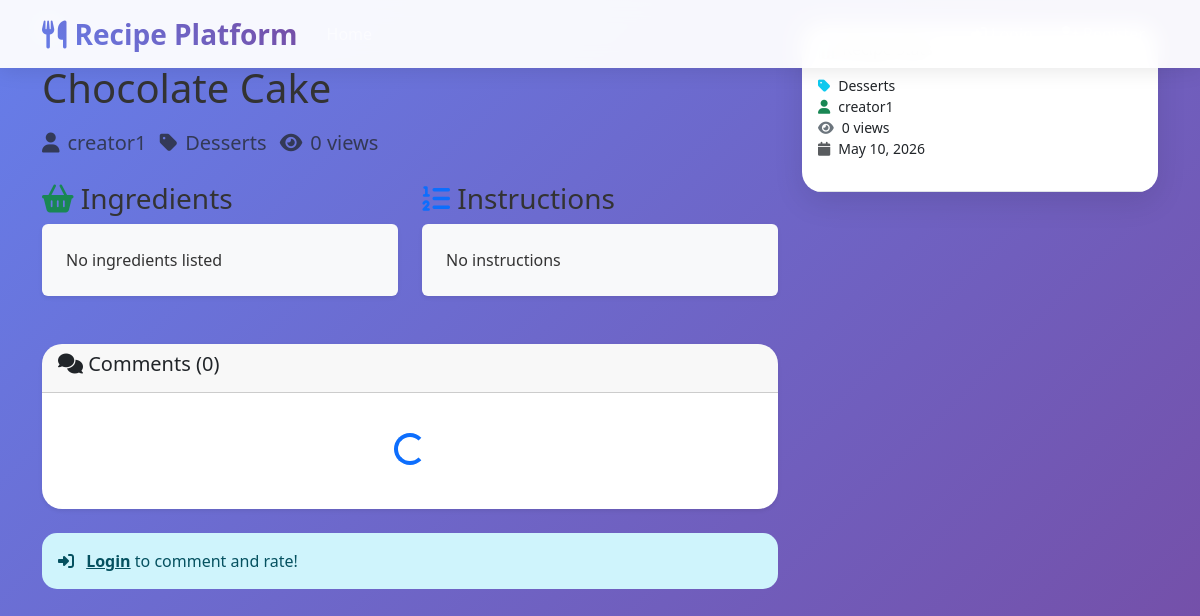
/recipe.php?id=1, run on the app's committed database.
### tables this page shows
CREATE TABLE dbproj_recipes (
    id INT PRIMARY KEY AUTO_INCREMENT,
    title VARCHAR(200) NOT NULL,
    description TEXT,
    ingredients TEXT,
    instructions TEXT,
    image_path VARCHAR(255),
    user_id INT,
    category_id INT,
    status ENUM('draft','published') DEFAULT 'draft',
    views INT DEFAULT 0,
    rating_avg DECIMAL(2,1) DEFAULT 0,
    created_at TIMESTAMP DEFAULT CURRENT_TIMESTAMP,
    FOREIGN KEY (user_id) REFERENCES dbproj_users(id),
    FULLTEXT(title, description)
);

CREATE TABLE dbproj_users (
    id INT PRIMARY KEY AUTO_INCREMENT,
    username VARCHAR(50) UNIQUE NOT NULL,
    email VARCHAR(100) UNIQUE NOT NULL,
    password VARCHAR(255) NOT NULL,
    role ENUM('viewer','creator','admin') DEFAULT 'viewer',
    created_at TIMESTAMP DEFAULT CURRENT_TIMESTAMP
);

CREATE TABLE dbproj_categories (
    id INT PRIMARY KEY AUTO_INCREMENT,
    name VARCHAR(50) NOT NULL,
    description TEXT
);

### recipe.php (the view, shortened to what this page needs)
<?php
require 'config/database.php';
$id = (int)($_GET['id'] ?? 0);
$stmt = $pdo->prepare("
    SELECT r.*, c.name as category, u.username as author
    FROM dbproj_recipes r
    JOIN dbproj_categories c ON r.category_id = c.id
    JOIN dbproj_users u ON r.user_id = u.id
    WHERE r.id = ? AND r.status = 'published'
");
$stmt->execute([$id]);
$recipe = $stmt->fetch();
$pdo->prepare("UPDATE dbproj_recipes SET views = views + 1 WHERE id = ?")->execute([$id]);
$stmt = $pdo->prepare("SELECT COUNT(*) FROM dbproj_comments WHERE recipe_id = ?");
$stmt->execute([$id]);
$commentCount = $stmt->fetchColumn();
?>
<?php include 'includes/header.php'; ?>
<div class="container mt-4">
    <div class="row">
        <div class="col-lg-8">
            <h1 class="mb-3"><?php echo htmlspecialchars($recipe['title']); ?></h1>
            <p class="text-muted mb-4 fs-5">
                <i class="fas fa-user me-2"></i><?php echo htmlspecialchars($recipe['author']); ?>
                <i class="fas fa-tag mx-2"></i><?php echo htmlspecialchars($recipe['category']); ?>
                <i class="fas fa-eye mx-2"></i><?php echo number_format($recipe['views']); ?> views
            </p>
            <div class="row mb-5">
                <div class="col-md-6">
                    <h3><i class="fas fa-shopping-basket text-success"></i> Ingredients</h3>
                    <div class="bg-light p-4 rounded shadow-sm">
                        <?php echo nl2br(htmlspecialchars($recipe['ingredients'] ?? 'No ingredients listed')); ?>
                    </div>
                </div>
                <div class="col-md-6">
                    <h3><i class="fas fa-list-ol text-primary"></i> Instructions</h3>
                    <div class="bg-light p-4 rounded shadow-sm">
                        <?php echo nl2br(htmlspecialchars($recipe['instructions'] ?? 'No instructions')); ?>
                    </div>
                </div>
            </div>
            <div class="card shadow-sm mb-4">
                <div class="card-header">
                    <h5><i class="fas fa-comments"></i> Comments (<?php echo $commentCount; ?>)</h5>
                </div>
                <div class="card-body">
                    <div id="comments-list">
                        <div class="text-center p-4">
                            <div class="spinner-border text-primary" role="status">
                            </div>
                        </div>
                    </div>
                </div>
            </div>
            <?php if(isset($_SESSION['user_id'])): ?>
            <div class="card shadow-sm">
                <div class="card-header bg-light">
                    <h6 class="mb-0"><i class="fas fa-comment-dots text-primary"></i> Add your comment</h6>
                </div>
                <div class="card-body">
                    <div id="comment-message"></div>
                    <form id="commentForm">
                        <textarea name="comment" class="form-control mb-3" rows="3"
                                  placeholder="Share your cooking experience..." required></textarea>
                        <div class="row">
                            <div class="col-md-8">
                                <select name="rating" class="form-select mb-2" required>
                                    <option value="">Choose rating</option>
                                    <option value="1">⭐ Terrible</option>
                                    <option value="2">⭐⭐ Poor</option>
                                    <option value="3">⭐⭐⭐ Average</option>
                                    <option value="4">⭐⭐⭐⭐ Good</option>
                                    <option value="5">⭐⭐⭐⭐⭐ Excellent</option>
                                </select>
                            </div>
                            <div class="col-md-4">
                                <input type="hidden" name="recipe_id" value="<?php echo $id; ?>">
                                <button type="submit" class="btn btn-primary w-100">
                                    <i class="fas fa-paper-plane"></i> Post Comment
                                </button>
                            </div>
                        </div>
                    </form>
                </div>
            </div>
            <?php else: ?>
            <div class="alert alert-info">
                <i class="fas fa-sign-in-alt me-2"></i>
                <a href="login.php" class="alert-link">Login</a> to comment and rate!
            </div>
            <?php endif; ?>
        </div>
        <div class="col-lg-4">
            <div class="card sticky-top" style="top: 20px;">
                <div class="card-body border-bottom">
                    <h6 class="card-title mb-3">📊 Recipe Stats</h6>
                    <ul class="list-unstyled small">
                        <li><i class="fas fa-tag text-info me-2"></i><?php echo htmlspecialchars($recipe['category']); ?></li>
                        <li><i class="fas fa-user text-success me-2"></i><?php echo htmlspecialchars($recipe['author']); ?></li>
                        <li><i class="fas fa-eye text-secondary me-2"></i><?php echo number_format($recipe['views']); ?> views</li>
                        <li><i class="fas fa-calendar text-muted me-2"></i><?php echo date('M j, Y', strtotime($recipe['created_at'])); ?></li>
                    </ul>
                </div>
            </div>
        </div>
    </div>
</div>
<?php include 'includes/footer.php'; ?>

### css/style.css (style rules this page uses)
* { margin: 0; padding: 0; box-sizing: border-box; }
body { font-family: 'Segoe UI', Tahoma, Geneva, Verdana, sans-serif; background: linear-gradient(135deg, #667eea 0%, #764ba2 100%); min-height: 100vh; color: #333; }
.card { border: none; border-radius: 20px; box-shadow: 0 10px 30px rgba(0,0,0,0.1); transition: all 0.3s ease; overflow: hidden; }
.alert { border-radius: 15px; border: none; font-weight: 500; }

### data on the page
dbproj_recipes: title "Chocolate Cake", user.username "creator1", dbproj_categories.name "Desserts", views "0", ingredients "No ingredients listed", instructions "No instructions", created_at "May 10, 2026"

### other printed values
$commentCount "0"
